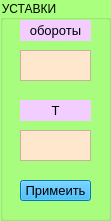
   <widget class="QGroupBox" name="groupBox__ystavki2">
    <property name="geometry">
     <rect>
      <x>390</x>
      <y>240</y>
      <width>111</width>
      <height>221</height>
     </rect>
    </property>
    <property name="styleSheet">
     <string notr="true">background-color: rgb(170, 255, 127);</string>
    </property>
    <property name="title">
     <string>УСТАВКИ</string>
    </property>
    <widget class="QLabel" name="nadpis_temper_3">
     <property name="geometry">
      <rect>
       <x>20</x>
       <y>100</y>
       <width>71</width>
       <height>21</height>
      </rect>
     </property>
     <property name="font">
      <font>
       <pointsize>10</pointsize>
      </font>
     </property>
     <property name="mouseTracking">
      <bool>false</bool>
     </property>
     <property name="focusPolicy">
      <enum>Qt::StrongFocus</enum>
     </property>
     <property name="layoutDirection">
      <enum>Qt::LeftToRight</enum>
     </property>
     <property name="styleSheet">
      <string notr="true">background-color: rgb(243, 205, 255);</string>
     </property>
     <property name="text">
      <string>T</string>
     </property>
     <property name="alignment">
      <set>Qt::AlignCenter</set>
     </property>
    </widget>
    <widget class="QLabel" name="nadpis_oboroti_3">
     <property name="geometry">
      <rect>
       <x>20</x>
       <y>20</y>
       <width>71</width>
       <height>21</height>
      </rect>
     </property>
     <property name="font">
      <font>
       <pointsize>10</pointsize>
      </font>
     </property>
     <property name="mouseTracking">
      <bool>false</bool>
     </property>
     <property name="focusPolicy">
      <enum>Qt::StrongFocus</enum>
     </property>
     <property name="layoutDirection">
      <enum>Qt::LeftToRight</enum>
     </property>
     <property name="styleSheet">
      <string notr="true">background-color: rgb(243, 205, 255);</string>
     </property>
     <property name="text">
      <string>обороты</string>
     </property>
     <property name="alignment">
      <set>Qt::AlignCenter</set>
     </property>
    </widget>
    <widget class="QPushButton" name="pushButton_2">
     <property name="geometry">
      <rect>
       <x>20</x>
       <y>180</y>
       <width>71</width>
       <height>21</height>
      </rect>
     </property>
     <property name="font">
      <font>
       <pointsize>10</pointsize>
      </font>
     </property>
     <property name="styleSheet">
      <string notr="true">background-color: rgb(0, 170, 255);</string>
     </property>
     <property name="text">
      <string>Примеить</string>
     </property>
    </widget>
    <widget class="QTextBrowser" name="textBrowser_3">
     <property name="geometry">
      <rect>
       <x>20</x>
       <y>50</y>
       <width>71</width>
       <height>31</height>
      </rect>
     </property>
     <property name="styleSheet">
      <string notr="true">background-color: rgb(255, 231, 206);</string>
     </property>
    </widget>
    <widget class="QTextBrowser" name="textBrowser_4">
     <property name="geometry">
      <rect>
       <x>20</x>
       <y>130</y>
       <width>71</width>
       <height>31</height>
      </rect>
     </property>
     <property name="styleSheet">
      <string notr="true">background-color: rgb(255, 231, 206);</string>
     </property>
    </widget>
   </widget>
